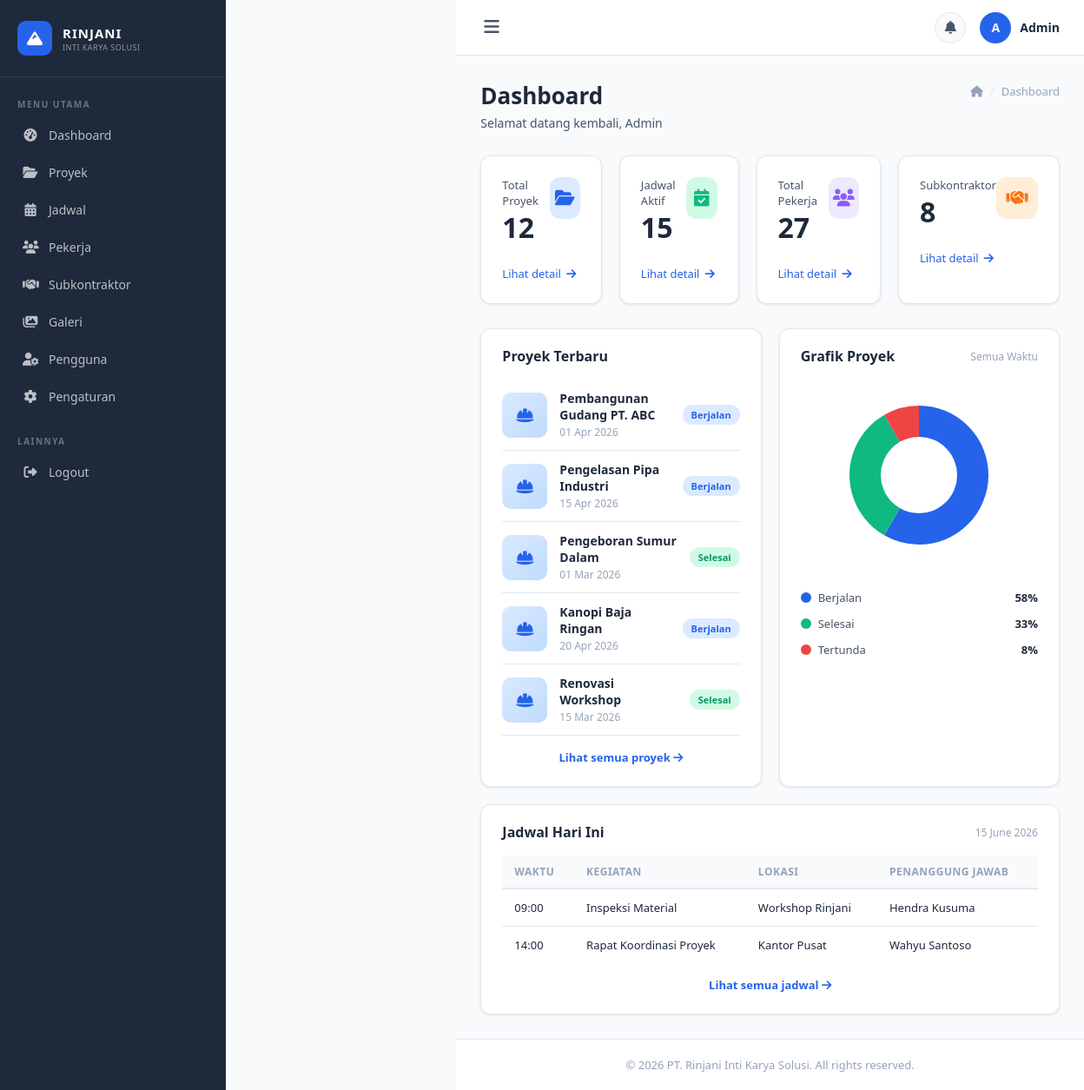
Page /dashboard.php (signed in) on the committed database.
### tables this page shows
CREATE TABLE IF NOT EXISTS proyek (
    id INT AUTO_INCREMENT PRIMARY KEY,
    nama_proyek VARCHAR(200) NOT NULL,
    deskripsi TEXT,
    lokasi VARCHAR(200),
    tanggal_mulai DATE,
    tanggal_selesai DATE,
    status ENUM('Berjalan','Selesai','Tertunda') DEFAULT 'Berjalan',
    foto VARCHAR(255),
    created_at TIMESTAMP DEFAULT CURRENT_TIMESTAMP
);

CREATE TABLE IF NOT EXISTS jadwal (
    id INT AUTO_INCREMENT PRIMARY KEY,
    kegiatan VARCHAR(200) NOT NULL,
    tanggal DATE NOT NULL,
    waktu TIME,
    lokasi VARCHAR(200),
    penanggung_jawab VARCHAR(100),
    proyek_id INT,
    status ENUM('Aktif','Selesai','Dibatalkan') DEFAULT 'Aktif',
    created_at TIMESTAMP DEFAULT CURRENT_TIMESTAMP,
    FOREIGN KEY (proyek_id) REFERENCES proyek(id) ON DELETE SET NULL
);

### dashboard.php (the view, shortened to what this page needs)
<?php
require_once '../config/config.php';
$total_proyek = $conn->query("SELECT COUNT(*) as c FROM proyek")->fetch_assoc()['c'];
$jadwal_aktif = $conn->query("SELECT COUNT(*) as c FROM jadwal WHERE status='Aktif'")->fetch_assoc()['c'];
$total_pekerja = $conn->query("SELECT COUNT(*) as c FROM pekerja")->fetch_assoc()['c'];
$total_subkon  = $conn->query("SELECT COUNT(*) as c FROM subkontraktor")->fetch_assoc()['c'];
$berjalan = $conn->query("SELECT COUNT(*) as c FROM proyek WHERE status='Berjalan'")->fetch_assoc()['c'];
$selesai  = $conn->query("SELECT COUNT(*) as c FROM proyek WHERE status='Selesai'")->fetch_assoc()['c'];
$tertunda = $conn->query("SELECT COUNT(*) as c FROM proyek WHERE status='Tertunda'")->fetch_assoc()['c'];
$proyek_terbaru = $conn->query("SELECT * FROM proyek ORDER BY created_at DESC LIMIT 5");
$today = date('Y-m-d');
$jadwal_hari_ini = $conn->query("SELECT * FROM jadwal WHERE tanggal = '$today' ORDER BY waktu ASC LIMIT 5");
include '../includes/header.php';
include '../includes/sidebar.php';
?>
<div class="main-wrapper">
    <div class="topbar">
        <div class="topbar-left">
            <button class="sidebar-toggle" id="sidebarToggle"><i class="fas fa-bars"></i></button>
        </div>
        <div class="topbar-right">
            <div class="topbar-notif"><i class="fas fa-bell"></i></div>
            <div class="topbar-user">
                <div class="topbar-avatar"><?php echo strtoupper(substr($_SESSION['user_nama'], 0, 1)); ?></div>
                <span class="topbar-username"><?php echo htmlspecialchars($_SESSION['user_nama']); ?></span>
            </div>
        </div>
    </div>
    <div class="main-content">
        <div class="page-header">
            <div class="breadcrumb">
                <i class="fas fa-home"></i>
                <span class="breadcrumb-sep">/</span>
                <span>Dashboard</span>
            </div>
            <h1>Dashboard</h1>
            <p>Selamat datang kembali, <?php echo htmlspecialchars($_SESSION['user_nama']); ?></p>
        </div>
        <div class="stats-grid">
            <div class="stat-card">
                <div class="stat-card-top">
                    <div>
                        <div class="stat-label">Total Proyek</div>
                        <div class="stat-value"><?php echo $total_proyek; ?></div>
                    </div>
                    <div class="stat-icon blue"><i class="fas fa-folder-open"></i></div>
                </div>
                <a href="proyek.php" class="stat-link">Lihat detail <i class="fas fa-arrow-right"></i></a>
            </div>
            <div class="stat-card">
                <div class="stat-card-top">
                    <div>
                        <div class="stat-label">Jadwal Aktif</div>
                        <div class="stat-value"><?php echo $jadwal_aktif; ?></div>
                    </div>
                    <div class="stat-icon green"><i class="fas fa-calendar-check"></i></div>
                </div>
                <a href="jadwal.php" class="stat-link">Lihat detail <i class="fas fa-arrow-right"></i></a>
            </div>
            <div class="stat-card">
                <div class="stat-card-top">
                    <div>
                        <div class="stat-label">Total Pekerja</div>
                        <div class="stat-value"><?php echo $total_pekerja; ?></div>
                    </div>
                    <div class="stat-icon purple"><i class="fas fa-users"></i></div>
                </div>
                <a href="pekerja.php" class="stat-link">Lihat detail <i class="fas fa-arrow-right"></i></a>
            </div>
            <div class="stat-card">
                <div class="stat-card-top">
                    <div>
                        <div class="stat-label">Subkontraktor</div>
                        <div class="stat-value"><?php echo $total_subkon; ?></div>
                    </div>
                    <div class="stat-icon orange"><i class="fas fa-handshake"></i></div>
                </div>
                <a href="subkontraktor.php" class="stat-link">Lihat detail <i class="fas fa-arrow-right"></i></a>
            </div>
        </div>
        <div class="dashboard-grid">
            <div class="card">
                <div class="card-header">
                    <span class="card-title">Proyek Terbaru</span>
                </div>
                <div class="card-body">
                    <?php while ($p = $proyek_terbaru->fetch_assoc()): ?>
                    <div class="project-item">
                        <div class="project-thumb">
                            <?php if ($p['foto']): ?>
                                <img src="<?php echo APP_URL . '/uploads/proyek/' . htmlspecialchars($p['foto']); ?>" alt="">
                            <?php else: ?>
                                <i class="fas fa-hard-hat"></i>
                            <?php endif; ?>
                        </div>
                        <div class="project-info">
                            <div class="project-name"><?php echo htmlspecialchars($p['nama_proyek']); ?></div>
                            <div class="project-date"><?php echo date('d M Y', strtotime($p['tanggal_mulai'])); ?></div>
                        </div>
                        <?php
                        $badge = ['Berjalan' => 'primary', 'Selesai' => 'success', 'Tertunda' => 'warning'];
                        $b = $badge[$p['status']] ?? 'secondary';
                        ?>
                        <span class="badge badge-<?php echo $b; ?>"><?php echo $p['status']; ?></span>
                    </div>
                    <?php endwhile; ?>
                    <a href="proyek.php" style="display:block; text-align:center; margin-top:16px; color:var(--primary); font-size:13px; font-weight:600; text-decoration:none;">
                        Lihat semua proyek <i class="fas fa-arrow-right"></i>
                    </a>
                </div>
            </div>
            <div class="card">
                <div class="card-header">
                    <span class="card-title">Grafik Proyek</span>
                    <span style="font-size:12px; color:var(--text-light);">Semua Waktu</span>
                </div>
                <div class="card-body">
                    <div class="chart-container">
                        <canvas id="proyekChart" width="200" height="200"
                            data-berjalan="<?php echo $berjalan; ?>"
                            data-selesai="<?php echo $selesai; ?>"
                            data-tertunda="<?php echo $tertunda; ?>">
                        </canvas>
                    </div>
                    <div class="chart-legend">
                        <?php $total_all = $total_proyek ?: 1; ?>
                        <div class="legend-item">
                            <div class="legend-label">
                                <div class="legend-dot" style="background:#2563eb;"></div>
                                Berjalan
                            </div>
                            <span class="legend-pct"><?php echo round($berjalan / $total_all * 100); ?>%</span>
                        </div>
                        <div class="legend-item">
                            <div class="legend-label">
                                <div class="legend-dot" style="background:#10b981;"></div>
                                Selesai
                            </div>
                            <span class="legend-pct"><?php echo round($selesai / $total_all * 100); ?>%</span>
                        </div>
                        <div class="legend-item">
                            <div class="legend-label">
                                <div class="legend-dot" style="background:#ef4444;"></div>
                                Tertunda
                            </div>
                            <span class="legend-pct"><?php echo round($tertunda / $total_all * 100); ?>%</span>
                        </div>
                    </div>
                </div>
            </div>
            <div class="card" style="grid-column: 1 / -1;">
                <div class="card-header">
                    <span class="card-title">Jadwal Hari Ini</span>
                    <span style="font-size:12px; color:var(--text-light);"><?php echo date('d F Y'); ?></span>
                </div>
                <div class="card-body" style="padding-top:0;">
                    <div class="table-responsive">
                        <table>
                            <thead>
                                <tr>
                                    <th>Waktu</th>
                                    <th>Kegiatan</th>
                                    <th>Lokasi</th>
                                    <th>Penanggung Jawab</th>
                                </tr>
                            </thead>
                            <tbody>
                            <?php
                            $rows = $jadwal_hari_ini->fetch_all(MYSQLI_ASSOC);
                            if (count($rows) > 0):
                                foreach ($rows as $j):
                            ?>
                                <tr>
                                    <td><?php echo date('H:i', strtotime($j['waktu'])); ?></td>
                                    <td><?php echo htmlspecialchars($j['kegiatan']); ?></td>
                                    <td><?php echo htmlspecialchars($j['lokasi']); ?></td>
                                    <td><?php echo htmlspecialchars($j['penanggung_jawab']); ?></td>
                                </tr>
                            <?php
                                endforeach;
                            else:
                            ?>
                                <tr><td colspan="4" style="text-align:center; color:var(--text-light); padding:20px;">Tidak ada jadwal hari ini</td></tr>
                            <?php endif; ?>
                            </tbody>
                        </table>
                    </div>
                    <a href="jadwal.php" style="display:block; text-align:center; margin-top:16px; color:var(--primary); font-size:13px; font-weight:600; text-decoration:none;">
                        Lihat semua jadwal <i class="fas fa-arrow-right"></i>
                    </a>
                </div>
            </div>
        </div>
    </div>
    <?php include '../includes/footer.php'; ?>

### header.php (shortened to what this page needs)
<!DOCTYPE html>
<html lang="id">
<head>
    <link rel="stylesheet" href="https://cdnjs.cloudflare.com/ajax/libs/font-awesome/6.4.0/css/all.min.css">
    <link rel="stylesheet" href="<?php echo APP_URL; ?>/assets/css/style.css">
</head>
<body>

### sidebar.php (shortened to what this page needs)
<div class="sidebar" id="sidebar">
    <div class="sidebar-logo">
        <div class="logo-icon">
            <i class="fas fa-mountain"></i>
        </div>
        <div class="logo-text">
            <span class="logo-title">RINJANI</span>
            <span class="logo-sub">INTI KARYA SOLUSI</span>
        </div>
    </div>
    <nav class="sidebar-nav">
        <div class="nav-section-title">MENU UTAMA</div>
        <a href="<?php echo APP_URL; ?>/admin/dashboard.php"
           class="nav-item <?php echo $current_page == 'dashboard.php' ? 'active' : ''; ?>">
            <i class="fas fa-tachometer-alt"></i>
            <span>Dashboard</span>
        </a>
        <a href="<?php echo APP_URL; ?>/admin/proyek.php"
           class="nav-item <?php echo $current_page == 'proyek.php' ? 'active' : ''; ?>">
            <i class="fas fa-folder-open"></i>
            <span>Proyek</span>
        </a>
        <a href="<?php echo APP_URL; ?>/admin/jadwal.php"
           class="nav-item <?php echo $current_page == 'jadwal.php' ? 'active' : ''; ?>">
            <i class="fas fa-calendar-alt"></i>
            <span>Jadwal</span>
        </a>
        <a href="<?php echo APP_URL; ?>/admin/pekerja.php"
           class="nav-item <?php echo $current_page == 'pekerja.php' ? 'active' : ''; ?>">
            <i class="fas fa-users"></i>
            <span>Pekerja</span>
        </a>
        <a href="<?php echo APP_URL; ?>/admin/subkontraktor.php"
           class="nav-item <?php echo $current_page == 'subkontraktor.php' ? 'active' : ''; ?>">
            <i class="fas fa-handshake"></i>
            <span>Subkontraktor</span>
        </a>
        <a href="<?php echo APP_URL; ?>/admin/galeri.php"
           class="nav-item <?php echo $current_page == 'galeri.php' ? 'active' : ''; ?>">
            <i class="fas fa-images"></i>
            <span>Galeri</span>
        </a>
        <a href="<?php echo APP_URL; ?>/admin/pengguna.php"
           class="nav-item <?php echo $current_page == 'pengguna.php' ? 'active' : ''; ?>">
            <i class="fas fa-user-cog"></i>
            <span>Pengguna</span>
        </a>
        <a href="<?php echo APP_URL; ?>/admin/pengaturan.php"
           class="nav-item <?php echo $current_page == 'pengaturan.php' ? 'active' : ''; ?>">
            <i class="fas fa-cog"></i>
            <span>Pengaturan</span>
        </a>
        <div class="nav-section-title" style="margin-top:16px;">LAINNYA</div>
        <a href="<?php echo APP_URL; ?>/auth/logout.php" class="nav-item">
            <i class="fas fa-sign-out-alt"></i>
            <span>Logout</span>
        </a>
    </nav>
</div>

### footer.php (shortened to what this page needs)
<footer class="footer">
    <p>&copy; <?php echo date('Y'); ?> PT. Rinjani Inti Karya Solusi. All rights reserved.</p>
</footer>
</body>
</html>

### rows in the picture
proyek: nama_proyek "Pembangunan Gudang PT. ABC", tanggal_mulai "01 Apr 2026", status "Berjalan"
proyek: nama_proyek "Pengelasan Pipa Industri", tanggal_mulai "15 Apr 2026", status "Berjalan"
proyek: nama_proyek "Pengeboran Sumur Dalam", tanggal_mulai "01 Mar 2026", status "Selesai"
proyek: nama_proyek "Kanopi Baja Ringan", tanggal_mulai "20 Apr 2026", status "Berjalan"
proyek: nama_proyek "Renovasi Workshop", tanggal_mulai "15 Mar 2026", status "Selesai"
jadwal: waktu "09:00", kegiatan "Inspeksi Material", lokasi "Workshop Rinjani", penanggung_jawab "Hendra Kusuma"
jadwal: waktu "14:00", kegiatan "Rapat Koordinasi Proyek", lokasi "Kantor Pusat", penanggung_jawab "Wahyu Santoso"

### other values in the picture
substr($_SESSION['user_nama'], 0, 1) "A"
$_SESSION['user_nama'] "Admin"
$total_proyek "12"
$jadwal_aktif "15"
$total_pekerja "27"
$total_subkon "8"
$berjalan / $total_all * 100 "58"
$selesai / $total_all * 100 "33"
$tertunda / $total_all * 100 "8"
